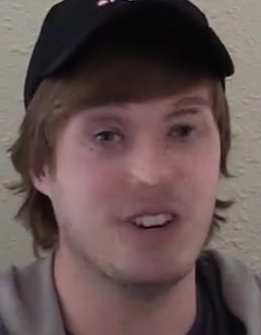
#> input picture eyebrow_double/elqwccskbx 10_0.jpg, 261 x 335 px; its folder holds only this picture in this run
$ python eyebrow_double.py   (older library calls are emulated)
#> lines starting #> are read from the running program, lines starting #| are printed output that depends on the picture; after the words box and inside, x2 and y2 are one past the last pixel; in counts of white or black regions, pixels touching at a corner belong together
import cv2
import numpy as np
import sys, os

#학습할 이미지 변수가 train입니다.
#work변수가 필터를 통과한 후 이미지입니다.

# 폴더 내 이미지 불러오기
folder_path = "eyebrow_double/"
folder_list = os.listdir(folder_path)

for item in folder_list:  # 폴더의 파일이름 얻기

    train = cv2.imread(folder_path+item)
#> train is the input picture: shape (335, 261, 3); mean B, G, R 81.6, 81.7, 99.7
    print(folder_path+item)
    tmp = train.copy()

    # 필터 적용 부분 ===================================
    # Histogram_Equalization
    tmp = cv2.cvtColor(tmp, cv2.COLOR_RGB2GRAY)
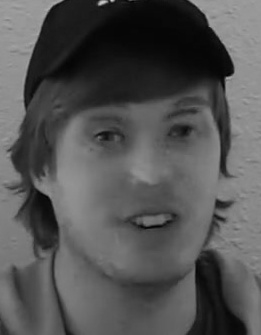
#> tmp: shape (335, 261); min 1, max 204, mean 83.7
    cv2.equalizeHist(tmp, tmp)
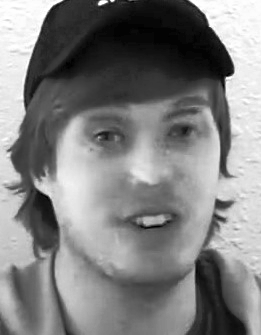
#> tmp: shape (335, 261); min 0, max 255, mean 128.5
    tmp = cv2.cvtColor(tmp, cv2.COLOR_GRAY2RGB)
#> tmp: shape (335, 261, 3)

    # Emboss
    tmp = cv2.cvtColor(tmp, cv2.COLOR_RGB2GRAY)
    Kernel_emboss = np.array([[-2, -1, 0], [-1, 1, 1], [0, 1, 2]])
    tmp = cv2.filter2D(tmp, cv2.CV_8U, Kernel_emboss)
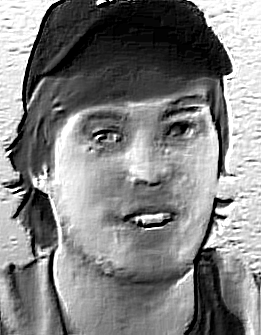
#> tmp: shape (335, 261); min 0, max 255, mean 128.8
    tmp = cv2.cvtColor(tmp, cv2.COLOR_GRAY2RGB)
#> tmp: shape (335, 261, 3)

    # Bilateral
    tmp = cv2.bilateralFilter(tmp, 13, 51, 51)

    # Gamma_correction
    gamma = 70
    lookUpTable = np.empty((1, 256), np.uint8)
    for j in range(256):
        lookUpTable[0, j] = np.clip(pow(j / 255.0, 1.0 / (gamma / 10)) * 255.0, 0, 255)

    tmp = cv2.LUT(tmp, lookUpTable)
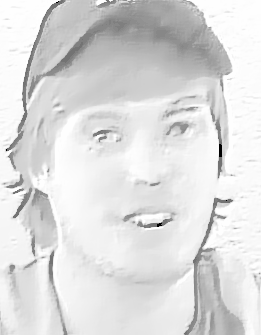
#> tmp: shape (335, 261, 3); min 0, max 255, mean 220.9

    # Brightness&Contrast
    var_Brightness = 0 - 100
    var_Contrast = 200 - 100

    if (var_Contrast > 0):
        delta = 127.0 * var_Contrast / 100
        a = 255.0 / (255.0 - delta * 2)
        b = a * (var_Brightness - delta)
    else:
        delta = -128.0 * var_Contrast / 100
        a = (256.0 - delta * 2) / 255.0
        b = a * var_Brightness + delta

    tmp = tmp * a + b

    #필터 적용 완료 =================================

    #필터 통과한 이미지 변수에 넣기
    work = tmp.copy()
    output_dir="eb_double_output/"
    output_path = output_dir+item

    # output 경로가 없으면 폴더를 생성합니다.
    if not os.path.exists(output_dir):
        os.mkdir(output_dir)

    cv2.imwrite(output_path, work)
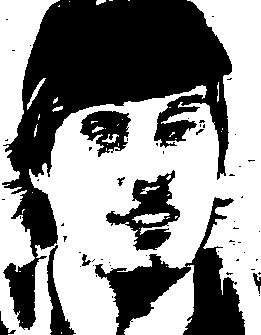
#> saved as elqwccskbx 10_0.jpg: shape (335, 261, 3); 55.4% white; 58 black regions (48 under 20 px), largest, box (x1, y1, x2, y2) and area: (2, 0, 232, 330) 26939, (95, 197, 245, 335) 6979, (106, 170, 180, 251) 2423

    #이미지 출력
    # cv2.imshow("aaa", work)
    # cv2.waitKey()

$ run again, on eyebrow_double/ujfzezehgt 05_0.jpg
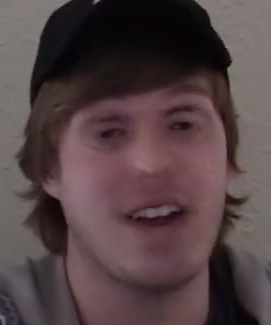
#> input picture eyebrow_double/ujfzezehgt 05_0.jpg, 271 x 325 px
#> train is the input picture: shape (325, 271, 3); mean B, G, R 68.5, 66.2, 83.6
#> `tmp = cv2.LUT(tmp, lookUpTable)`:
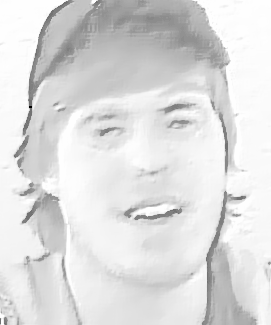
#> tmp: shape (325, 271, 3); min 0, max 255, mean 221.6
#> `cv2.imwrite(output_path, work)`:
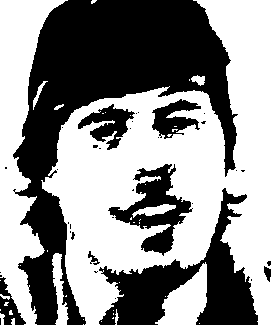
#> saved as ujfzezehgt 05_0.jpg: shape (325, 271, 3); 55.4% white; 36 black regions (28 under 20 px), largest, box (x1, y1, x2, y2) and area: (13, 0, 238, 325) 25860, (99, 188, 258, 325) 7589, (108, 164, 193, 256) 2866

$ run again, on eyebrow_double/facebook_36166.jpg
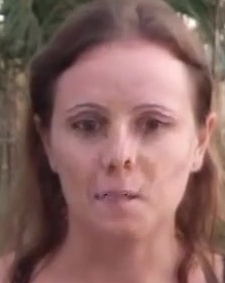
#> input picture eyebrow_double/facebook_36166.jpg, 225 x 283 px
#> train is the input picture: shape (283, 225, 3); mean B, G, R 97.9, 101.9, 137.6
#> `tmp = cv2.LUT(tmp, lookUpTable)`:
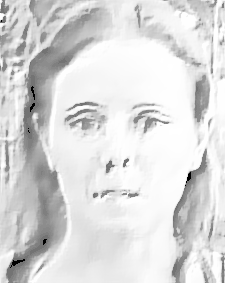
#> tmp: shape (283, 225, 3); min 0, max 255, mean 218.6
#> `cv2.imwrite(output_path, work)`:
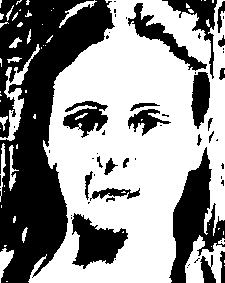
#> saved as facebook_36166.jpg: shape (283, 225, 3); 57.5% white; 61 black regions (38 under 20 px), largest, box (x1, y1, x2, y2) and area: (0, 0, 115, 283) 16216, (169, 147, 225, 283) 3337, (72, 213, 128, 269) 1738
